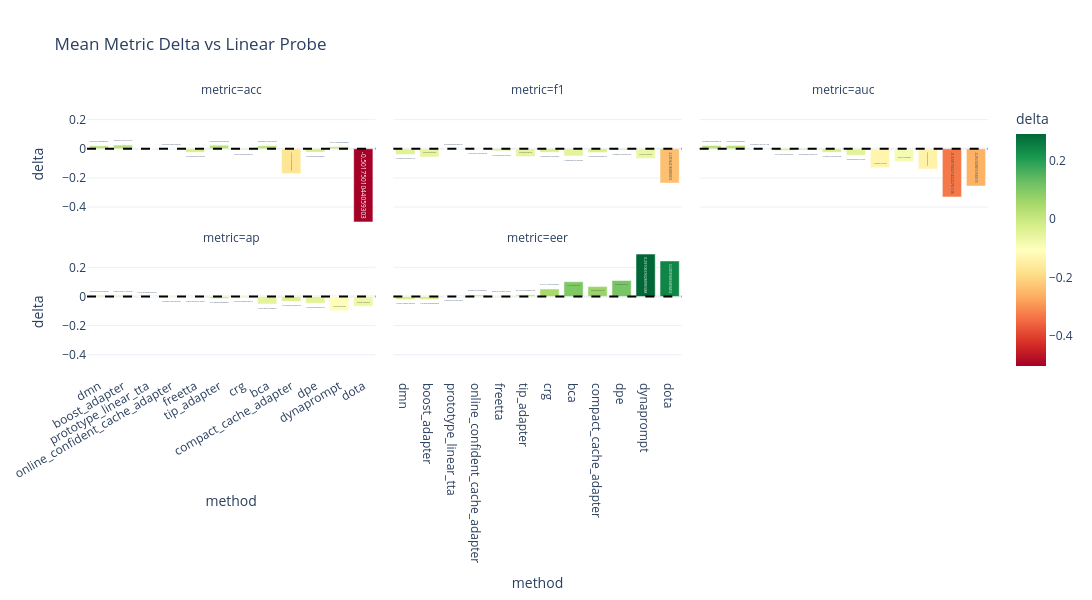

The notebook cell this image was saved under:
### Markdown cell above
## Delta Against Linear Probe

Day la phan quan trong nhat de xem TTA co that su giup khong.

Nhan xet hien tai:
- `prototype_linear_tta` gan nhu chi nhinh hon baseline rat nhe, nhung it pha baseline nhat.
- `dmn` va `boost_adapter` cai thien `acc`, `auc`, `ap`, `eer`, nhung lam giam F1. Dieu nay goi y van de threshold/class imbalance.
- `tip_adapter` tang accuracy nhung giam F1, nen khong nen chi report accuracy.
- `dota` lam te hon hau het metric.

### Code cell
key_cols = ["level_num", "corruption"]
baseline = (
    df_eval[df_eval["method"].eq("linear_probe")][key_cols + metric_cols]
    .rename(columns={m: f"baseline_{m}" for m in metric_cols})
)

delta = df_eval.merge(baseline, on=key_cols, how="left")
for metric in metric_cols:
    delta[f"delta_{metric}"] = delta[metric] - delta[f"baseline_{metric}"]

delta_cols = [f"delta_{m}" for m in metric_cols]
delta_summary = delta[~delta["method"].eq("linear_probe")].groupby("method", as_index=False)[delta_cols].mean()

for metric in metric_cols:
    col = f"delta_{metric}"
    delta_summary[f"rank_{metric}"] = delta_summary[col].rank(ascending=not higher_is_better[metric])

delta_summary["mean_delta_rank"] = delta_summary[[f"rank_{m}" for m in metric_cols]].mean(axis=1)
delta_summary = delta_summary.sort_values("mean_delta_rank")

display(delta_summary.style.format({**{c: "{:+.4f}" for c in delta_cols}, "mean_delta_rank": "{:.2f}"}))

delta_long = delta_summary.melt(id_vars="method", value_vars=delta_cols, var_name="metric", value_name="delta")
delta_long["metric"] = delta_long["metric"].str.replace("delta_", "", regex=False)

fig = px.bar(
    delta_long,
    x="method",
    y="delta",
    color="delta",
    facet_col="metric",
    facet_col_wrap=3,
    color_continuous_scale="RdYlGn",
    category_orders={"method": delta_summary["method"].tolist(), "metric": metric_cols},
    title="Mean Metric Delta vs Linear Probe",
    text_auto="+.3f",
)
fig.add_hline(y=0, line_dash="dash", line_color="black")
fig.update_layout(xaxis_tickangle=-30)
fig.show()

### Figure 1 — Plotly figure (JSON) as saved in the notebook; plotly's stock layout.template omitted (floating-point values rounded to 4 significant figures)
{"data": [{"hovertemplate": "metric=acc<br>method=%{x}<br>delta=%{marker.color}<extra></extra>", "legendgroup": "", "marker": {"color": [0.02041, 0.02598, 1.305e-05, 0.0005429, -0.024, 0.02521, -0.00667, 0.02089, -0.1702, -0.02254, 0.01418, -0.5018], "coloraxis": "coloraxis", "pattern": {"shape": ""}}, "name": "", "orientation": "v", "showlegend": false, "textposition": "auto", "texttemplate": "%{y:+.3f}", "type": "bar", "x": ["dmn", "boost_adapter", "prototype_linear_tta", "online_confident_cache_adapter", "freetta", "tip_adapter", "crg", "bca", "compact_cache_adapter", "dpe", "dynaprompt", "dota"], "xaxis": "x4", "y": [0.02041, 0.02598, 1.305e-05, 0.0005429, -0.024, 0.02521, -0.00667, 0.02089, -0.1702, -0.02254, 0.01418, -0.5018], "yaxis": "y4"}, {"hovertemplate": "metric=f1<br>method=%{x}<br>delta=%{marker.color}<extra></extra>", "legendgroup": "", "marker": {"color": [-0.03907, -0.0556, 0.000303, -0.000307, -0.01328, -0.05323, -0.02306, -0.04881, -0.02443, -0.00861, -0.06577, -0.2354], "coloraxis": "coloraxis", "pattern": {"shape": ""}}, "name": "", "orientation": "v", "showlegend": false, "textposition": "auto", "texttemplate": "%{y:+.3f}", "type": "bar", "x": ["dmn", "boost_adapter", "prototype_linear_tta", "online_confident_cache_adapter", "freetta", "tip_adapter", "crg", "bca", "compact_cache_adapter", "dpe", "dynaprompt", "dota"], "xaxis": "x5", "y": [-0.03907, -0.0556, 0.000303, -0.000307, -0.01328, -0.05323, -0.02306, -0.04881, -0.02443, -0.00861, -0.06577, -0.2354], "yaxis": "y5"}, {"hovertemplate": "metric=auc<br>method=%{x}<br>delta=%{marker.color}<extra></extra>", "legendgroup": "", "marker": {"color": [0.02282, 0.02233, 0.0005364, -0.01176, -0.008457, -0.02354, -0.04353, -0.13, -0.08706, -0.1382, -0.3302, -0.2554], "coloraxis": "coloraxis", "pattern": {"shape": ""}}, "name": "", "orientation": "v", "showlegend": false, "textposition": "auto", "texttemplate": "%{y:+.3f}", "type": "bar", "x": ["dmn", "boost_adapter", "prototype_linear_tta", "online_confident_cache_adapter", "freetta", "tip_adapter", "crg", "bca", "compact_cache_adapter", "dpe", "dynaprompt", "dota"], "xaxis": "x6", "y": [0.02282, 0.02233, 0.0005364, -0.01176, -0.008457, -0.02354, -0.04353, -0.13, -0.08706, -0.1382, -0.3302, -0.2554], "yaxis": "y6"}, {"hovertemplate": "metric=ap<br>method=%{x}<br>delta=%{marker.color}<extra></extra>", "legendgroup": "", "marker": {"color": [0.006787, 0.00611, 0.0001495, -0.003525, -0.002012, -0.01402, -0.006607, -0.0521, -0.03344, -0.04664, -0.09826, -0.06708], "coloraxis": "coloraxis", "pattern": {"shape": ""}}, "name": "", "orientation": "v", "showlegend": false, "textposition": "auto", "texttemplate": "%{y:+.3f}", "type": "bar", "x": ["dmn", "boost_adapter", "prototype_linear_tta", "online_confident_cache_adapter", "freetta", "tip_adapter", "crg", "bca", "compact_cache_adapter", "dpe", "dynaprompt", "dota"], "xaxis": "x", "y": [0.006787, 0.00611, 0.0001495, -0.003525, -0.002012, -0.01402, -0.006607, -0.0521, -0.03344, -0.04664, -0.09826, -0.06708], "yaxis": "y"}, {"hovertemplate": "metric=eer<br>method=%{x}<br>delta=%{marker.color}<extra></extra>", "legendgroup": "", "marker": {"color": [-0.02091, -0.01993, -0.000372, 0.009541, 0.003191, 0.01163, 0.05152, 0.1012, 0.06789, 0.1097, 0.2911, 0.244], "coloraxis": "coloraxis", "pattern": {"shape": ""}}, "name": "", "orientation": "v", "showlegend": false, "textposition": "auto", "texttemplate": "%{y:+.3f}", "type": "bar", "x": ["dmn", "boost_adapter", "prototype_linear_tta", "online_confident_cache_adapter", "freetta", "tip_adapter", "crg", "bca", "compact_cache_adapter", "dpe", "dynaprompt", "dota"], "xaxis": "x2", "y": [-0.02091, -0.01993, -0.000372, 0.009541, 0.003191, 0.01163, 0.05152, 0.1012, 0.06789, 0.1097, 0.2911, 0.244], "yaxis": "y2"}], "layout": {"annotations": [{"showarrow": false, "text": "metric=ap", "x": 0.16, "xanchor": "center", "xref": "paper", "y": 0.465, "yanchor": "bottom", "yref": "paper"}, {"showarrow": false, "text": "metric=eer", "x": 0.5, "xanchor": "center", "xref": "paper", "y": 0.465, "yanchor": "bottom", "yref": "paper"}, {"showarrow": false, "text": "metric=acc", "x": 0.16, "xanchor": "center", "xref": "paper", "y": 1.0, "yanchor": "bottom", "yref": "paper"}, {"showarrow": false, "text": "metric=f1", "x": 0.5, "xanchor": "center", "xref": "paper", "y": 1.0, "yanchor": "bottom", "yref": "paper"}, {"showarrow": false, "text": "metric=auc", "x": 0.84, "xanchor": "center", "xref": "paper", "y": 1.0, "yanchor": "bottom", "yref": "paper"}], "barmode": "relative", "coloraxis": {"colorbar": {"title": {"text": "delta"}}, "colorscale": [[0, "rgb(165,0,38)"], [0.1, "rgb(215,48,39)"], [0.2, "rgb(244,109,67)"], [0.3, "rgb(253,174,97)"], [0.4, "rgb(254,224,139)"], [0.5, "rgb(255,255,191)"], [0.6, "rgb(217,239,139)"], [0.7, "rgb(166,217,106)"], [0.8, "rgb(102,189,99)"], [0.9, "rgb(26,152,80)"], [1, "rgb(0,104,55)"]]}, "height": 600, "legend": {"tracegroupgap": 0}, "shapes": [{"line": {"color": "black", "dash": "dash"}, "type": "line", "x0": 0, "x1": 1, "xref": "x domain", "y0": 0, "y1": 0, "yref": "y"}, {"line": {"color": "black", "dash": "dash"}, "type": "line", "x0": 0, "x1": 1, "xref": "x2 domain", "y0": 0, "y1": 0, "yref": "y2"}, {"line": {"color": "black", "dash": "dash"}, "type": "line", "x0": 0, "x1": 1, "xref": "x4 domain", "y0": 0, "y1": 0, "yref": "y4"}, {"line": {"color": "black", "dash": "dash"}, "type": "line", "x0": 0, "x1": 1, "xref": "x5 domain", "y0": 0, "y1": 0, "yref": "y5"}, {"line": {"color": "black", "dash": "dash"}, "type": "line", "x0": 0, "x1": 1, "xref": "x6 domain", "y0": 0, "y1": 0, "yref": "y6"}], "title": {"text": "Mean Metric Delta vs Linear Probe"}, "width": 1150, "xaxis": {"anchor": "y", "categoryarray": ["dmn", "boost_adapter", "prototype_linear_tta", "online_confident_cache_adapter", "freetta", "tip_adapter", "crg", "bca", "compact_cache_adapter", "dpe", "dynaprompt", "dota"], "categoryorder": "array", "domain": [0, 0.32], "tickangle": -30, "title": {"text": "method"}}, "xaxis2": {"anchor": "y2", "categoryarray": ["dmn", "boost_adapter", "prototype_linear_tta", "online_confident_cache_adapter", "freetta", "tip_adapter", "crg", "bca", "compact_cache_adapter", "dpe", "dynaprompt", "dota"], "categoryorder": "array", "domain": [0.34, 0.66], "matches": "x", "title": {"text": "method"}}, "xaxis3": {"anchor": "y3", "categoryarray": ["dmn", "boost_adapter", "prototype_linear_tta", "online_confident_cache_adapter", "freetta", "tip_adapter", "crg", "bca", "compact_cache_adapter", "dpe", "dynaprompt", "dota"], "categoryorder": "array", "domain": [0.68, 1.0], "matches": "x", "title": {"text": "method"}}, "xaxis4": {"anchor": "y4", "domain": [0, 0.32], "matches": "x", "showticklabels": false}, "xaxis5": {"anchor": "y5", "domain": [0.34, 0.66], "matches": "x", "showticklabels": false}, "xaxis6": {"anchor": "y6", "domain": [0.68, 1.0], "matches": "x", "showticklabels": false}, "yaxis": {"anchor": "x", "domain": [0, 0.465], "title": {"text": "delta"}}, "yaxis2": {"anchor": "x2", "domain": [0, 0.465], "matches": "y", "showticklabels": false}, "yaxis3": {"anchor": "x3", "domain": [0, 0.465], "matches": "y", "showticklabels": false}, "yaxis4": {"anchor": "x4", "domain": [0.535, 1.0], "matches": "y", "title": {"text": "delta"}}, "yaxis5": {"anchor": "x5", "domain": [0.535, 1.0], "matches": "y", "showticklabels": false}, "yaxis6": {"anchor": "x6", "domain": [0.535, 1.0], "matches": "y", "showticklabels": false}}}
